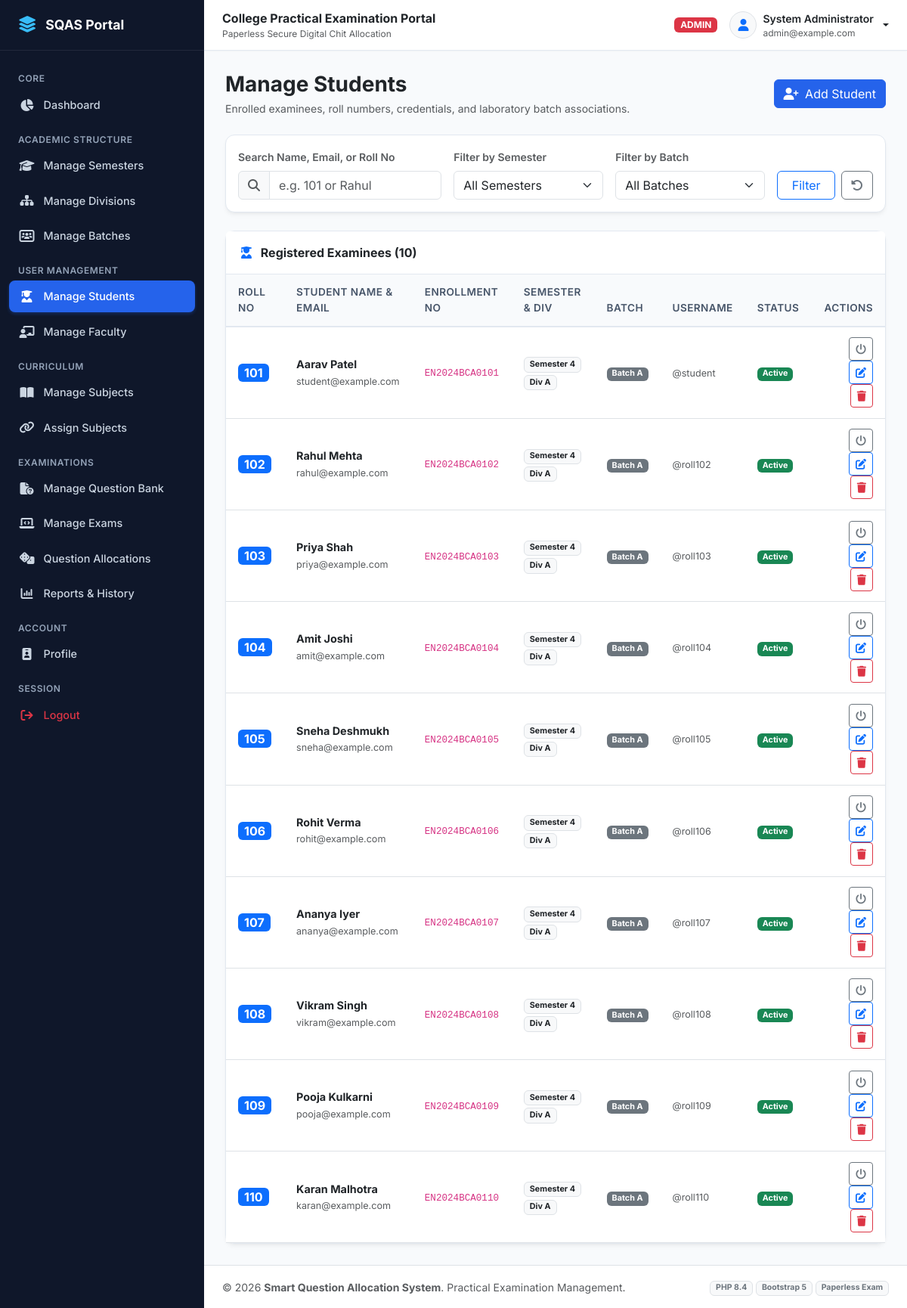
The app's page /admin/students.php (signed in) with its own data.
### tables this page shows
CREATE TABLE `students` (
  `student_id` INT AUTO_INCREMENT PRIMARY KEY,
  `user_id` INT NOT NULL UNIQUE,
  `enrollment_no` VARCHAR(50) NOT NULL UNIQUE,
  `roll_no` INT NOT NULL,
  `semester_id` INT NOT NULL,
  `division_id` INT NOT NULL,
  `batch_id` INT NOT NULL,
  `status` ENUM('active', 'inactive') NOT NULL DEFAULT 'active',
  `created_at` TIMESTAMP DEFAULT CURRENT_TIMESTAMP,
  INDEX `idx_student_roll` (`roll_no`),
  INDEX `idx_student_batch` (`batch_id`),
  FOREIGN KEY (`user_id`) REFERENCES `users`(`user_id`) ON DELETE CASCADE,
  FOREIGN KEY (`semester_id`) REFERENCES `semesters`(`semester_id`) ON DELETE CASCADE,
  FOREIGN KEY (`division_id`) REFERENCES `divisions`(`division_id`) ON DELETE CASCADE,
  FOREIGN KEY (`batch_id`) REFERENCES `batches`(`batch_id`) ON DELETE CASCADE
);

CREATE TABLE `users` (
  `user_id` INT AUTO_INCREMENT PRIMARY KEY,
  `name` VARCHAR(100) NOT NULL,
  `email` VARCHAR(100) NOT NULL UNIQUE,
  `username` VARCHAR(50) NOT NULL UNIQUE,
  `password` VARCHAR(255) NOT NULL,
  `role` ENUM('admin', 'faculty', 'student') NOT NULL,
  `status` ENUM('active', 'inactive') NOT NULL DEFAULT 'active',
  `created_at` TIMESTAMP DEFAULT CURRENT_TIMESTAMP,
  `updated_at` TIMESTAMP DEFAULT CURRENT_TIMESTAMP ON UPDATE CURRENT_TIMESTAMP,
  INDEX `idx_users_role` (`role`),
  INDEX `idx_users_status` (`status`)
);

CREATE TABLE `semesters` (
  `semester_id` INT AUTO_INCREMENT PRIMARY KEY,
  `semester_name` VARCHAR(50) NOT NULL,
  `semester_code` VARCHAR(20) NOT NULL UNIQUE,
  `status` ENUM('active', 'inactive') NOT NULL DEFAULT 'active',
  `created_at` TIMESTAMP DEFAULT CURRENT_TIMESTAMP
);

CREATE TABLE `divisions` (
  `division_id` INT AUTO_INCREMENT PRIMARY KEY,
  `division_name` VARCHAR(20) NOT NULL UNIQUE,
  `status` ENUM('active', 'inactive') NOT NULL DEFAULT 'active',
  `created_at` TIMESTAMP DEFAULT CURRENT_TIMESTAMP
);

CREATE TABLE `batches` (
  `batch_id` INT AUTO_INCREMENT PRIMARY KEY,
  `batch_name` VARCHAR(50) NOT NULL,
  `semester_id` INT NOT NULL,
  `division_id` INT NOT NULL,
  `start_roll_no` INT NOT NULL,
  `end_roll_no` INT NOT NULL,
  `status` ENUM('active', 'inactive') NOT NULL DEFAULT 'active',
  `created_at` TIMESTAMP DEFAULT CURRENT_TIMESTAMP,
  INDEX `idx_batch_sem_div` (`semester_id`, `division_id`),
  FOREIGN KEY (`semester_id`) REFERENCES `semesters`(`semester_id`) ON DELETE CASCADE,
  FOREIGN KEY (`division_id`) REFERENCES `divisions`(`division_id`) ON DELETE CASCADE
);

### admin/students.php (the view, shortened to what this page needs)
<?php
require_once __DIR__ . '/../includes/functions.php';
$search = trim($_GET['search'] ?? '');
$where = ["1=1"];
$params = [];
$whereClause = implode(" AND ", $where);
$studentsStmt = $pdo->prepare("
    SELECT s.*, u.name, u.email, u.username, sem.semester_name, d.division_name, b.batch_name
    FROM students s
    JOIN users u ON s.user_id = u.user_id
    JOIN semesters sem ON s.semester_id = sem.semester_id
    JOIN divisions d ON s.division_id = d.division_id
    JOIN batches b ON s.batch_id = b.batch_id
    WHERE {$whereClause}
    ORDER BY sem.semester_id ASC, b.batch_id ASC, s.roll_no ASC
");
$studentsStmt->execute($params);
$students = $studentsStmt->fetchAll();
include __DIR__ . '/../includes/header.php';
?>
<div class="d-flex justify-content-between align-items-center mb-4 flex-wrap gap-2">
    <div>
        <h3 class="fw-bold text-dark mb-1">Manage Students</h3>
        <p class="text-muted small mb-0">Enrolled examinees, roll numbers, credentials, and laboratory batch associations.</p>
    </div>
    <button class="btn btn-primary" data-bs-toggle="modal" data-bs-target="#addStudentModal">
        <i class="fa-solid fa-user-plus me-1"></i> Add Student
    </button>
</div>
<div class="card mb-4">
    <div class="card-body">
        <form method="GET" action="students.php" class="row g-3 align-items-end">
            <div class="col-md-4">
                <label class="form-label small fw-semibold text-muted">Search Name, Email, or Roll No</label>
                <div class="input-group">
                    <span class="input-group-text bg-light text-muted"><i class="fa-solid fa-magnifying-glass"></i></span>
                    <input type="text" name="search" class="form-control" placeholder="e.g. 101 or Rahul" value="<?= e($search) ?>">
                </div>
            </div>
            <div class="col-md-3">
                <label class="form-label small fw-semibold text-muted">Filter by Semester</label>
                <select name="semester_id" class="form-select">
                    <option value="">All Semesters</option>
                </select>
            </div>
            <div class="col-md-3">
                <label class="form-label small fw-semibold text-muted">Filter by Batch</label>
                <select name="batch_id" class="form-select">
                    <option value="">All Batches</option>
                </select>
            </div>
            <div class="col-md-2 d-flex gap-2">
                <button type="submit" class="btn btn-outline-primary w-100">Filter</button>
                <a href="students.php" class="btn btn-outline-secondary" title="Reset Filters"><i class="fa-solid fa-rotate-left"></i></a>
            </div>
        </form>
    </div>
</div>
<div class="card">
    <div class="card-header bg-white d-flex justify-content-between align-items-center">
        <span class="fw-bold text-dark"><i class="fa-solid fa-user-graduate me-2 text-primary"></i> Registered Examinees (<?= count($students) ?>)</span>
    </div>
    <div class="card-body p-0">
        <div class="table-responsive">
            <table class="table table-hover align-middle mb-0">
                <thead>
                    <tr>
                        <th>Roll No</th>
                        <th>Student Name & Email</th>
                        <th>Enrollment No</th>
                        <th>Semester & Div</th>
                        <th>Batch</th>
                        <th>Username</th>
                        <th>Status</th>
                        <th class="text-end">Actions</th>
                    </tr>
                </thead>
                <tbody>
                    <?php if (empty($students)): ?>
                        <tr><td colspan="8" class="text-center text-muted py-4">No student records found matching the criteria.</td></tr>
                    <?php else: ?>
                        <?php foreach ($students as $stu): ?>
                            <tr>
                                <td>
                                    <span class="badge bg-primary fs-6 px-2 py-1">
                                        <?= e($stu['roll_no']) ?>
                                    </span>
                                </td>
                                <td>
                                    <div class="fw-bold text-dark"><?= e($stu['name']) ?></div>
                                    <small class="text-muted"><?= e($stu['email']) ?></small>
                                </td>
                                <td><code><?= e($stu['enrollment_no']) ?></code></td>
                                <td>
                                    <span class="badge bg-light text-dark border"><?= e($stu['semester_name']) ?></span>
                                    <span class="badge bg-light text-dark border">Div <?= e($stu['division_name']) ?></span>
                                </td>
                                <td>
                                    <span class="badge bg-secondary"><?= e($stu['batch_name']) ?></span>
                                </td>
                                <td><span class="text-muted small">@<?= e($stu['username']) ?></span></td>
                                <td><?= status_badge($stu['status']) ?></td>
                                <td class="text-end">
                                    <a href="students.php?action=toggle&id=<?= $stu['student_id'] ?>" class="btn btn-sm btn-outline-secondary" title="Toggle Status">
                                        <i class="fa-solid fa-power-off"></i>
                                    </a>
                                    <button class="btn btn-sm btn-outline-primary" data-bs-toggle="modal" data-bs-target="#editStudentModal<?= $stu['student_id'] ?>" title="Edit Student">
                                        <i class="fa-solid fa-pen-to-square"></i>
                                    </button>
                                    <a href="students.php?action=delete&id=<?= $stu['student_id'] ?>" class="btn btn-sm btn-outline-danger" data-confirm="Are you sure you want to delete student <?= e($stu['name']) ?>?" title="Delete">
                                        <i class="fa-solid fa-trash"></i>
                                    </a>
                                </td>
                            </tr>
                        <?php endforeach; ?>
                    <?php endif; ?>
                </tbody>
            </table>
        </div>
    </div>
</div>
<?php include __DIR__ . '/../includes/footer.php'; ?>

### includes/functions.php (shortened to what this page needs)
<?php
function e($string) {
    return htmlspecialchars((string)$string, ENT_QUOTES, 'UTF-8');
}
function status_badge($status) {
    $status = strtolower($status);
    $map = [
        'active'     => ['class' => 'bg-success', 'text' => 'Active'],
        'inactive'   => ['class' => 'bg-secondary', 'text' => 'Inactive'],
        'scheduled'  => ['class' => 'bg-info text-dark', 'text' => 'Scheduled'],
        'running'    => ['class' => 'bg-warning text-dark', 'text' => 'Running'],
        'completed'  => ['class' => 'bg-primary', 'text' => 'Completed'],
        'cancelled'  => ['class' => 'bg-danger', 'text' => 'Cancelled'],
        'draft'      => ['class' => 'bg-secondary', 'text' => 'Draft'],
        'allocated'  => ['class' => 'bg-info text-dark', 'text' => 'Allocated'],
        'submitted'  => ['class' => 'bg-success', 'text' => 'Submitted'],
        'absent'     => ['class' => 'bg-danger', 'text' => 'Absent']
    ];
    $item = $map[$status] ?? ['class' => 'bg-secondary', 'text' => ucfirst($status)];
    return '<span class="badge ' . $item['class'] . '">' . $item['text'] . '</span>';
}

### assets/css/style.css (style rules this page uses)
:root { --primary-navy: #0f2744; --primary-blue: #1e40af; --primary-accent: #2563eb; --primary-hover: #1d4ed8; --bg-slate: #f8fafc; --bg-sidebar: #0f172a; --bg-sidebar-hover: #1e293b; --text-dark: #1e293b; --text-muted: #64748b; --border-light: #e2e8f0; --card-shadow: 0 4px 6px -1px rgba(0, 0, 0, 0.05), 0 2px 4px -2px rgba(0, 0, 0, 0.05); --card-hover-shadow: 0 10px 15px -3px rgba(0, 0, 0, 0.08), 0 4px 6px -4px rgba(0, 0, 0, 0.05); }
body { font-family: 'Inter', system-ui, -apple-system, BlinkMacSystemFont, "Segoe UI", Roboto, sans-serif; background-color: var(--bg-slate); color: var(--text-dark); min-height: 100vh; display: flex; flex-direction: column; }
.card { border: 1px solid var(--border-light); border-radius: 0.75rem; box-shadow: var(--card-shadow); transition: box-shadow 0.2s ease, transform 0.2s ease; background-color: #ffffff; }
.card-header { background-color: #ffffff; border-bottom: 1px solid var(--border-light); font-weight: 600; padding: 1rem 1.25rem; }
.table thead th { background-color: #f8fafc; color: #475569; font-weight: 600; font-size: 0.85rem; text-transform: uppercase; letter-spacing: 0.03em; border-bottom: 2px solid var(--border-light); padding: 0.85rem 1rem; }
.table tbody td { padding: 0.85rem 1rem; vertical-align: middle; font-size: 0.9rem; }
.btn-primary { background-color: var(--primary-accent); border-color: var(--primary-accent); }

### records on screen
students: roll_no "101", user.name "Aarav Patel", user.email "student@example.com", enrollment_no "EN2024BCA0101", semester.semester_name "Semester 4", division.division_name "A", batch.batch_name "Batch A", user.username "student", status "Active"
students: roll_no "102", user.name "Rahul Mehta", user.email "rahul@example.com", enrollment_no "EN2024BCA0102", semester.semester_name "Semester 4", division.division_name "A", batch.batch_name "Batch A", user.username "roll102", status "Active"
students: roll_no "103", user.name "Priya Shah", user.email "priya@example.com", enrollment_no "EN2024BCA0103", semester.semester_name "Semester 4", division.division_name "A", batch.batch_name "Batch A", user.username "roll103", status "Active"
students: roll_no "104", user.name "Amit Joshi", user.email "amit@example.com", enrollment_no "EN2024BCA0104", semester.semester_name "Semester 4", division.division_name "A", batch.batch_name "Batch A", user.username "roll104", status "Active"
students: roll_no "105", user.name "Sneha Deshmukh", user.email "sneha@example.com", enrollment_no "EN2024BCA0105", semester.semester_name "Semester 4", division.division_name "A", batch.batch_name "Batch A", user.username "roll105", status "Active"
students: roll_no "106", user.name "Rohit Verma", user.email "rohit@example.com", enrollment_no "EN2024BCA0106", semester.semester_name "Semester 4", division.division_name "A", batch.batch_name "Batch A", user.username "roll106", status "Active"
students: roll_no "107", user.name "Ananya Iyer", user.email "ananya@example.com", enrollment_no "EN2024BCA0107", semester.semester_name "Semester 4", division.division_name "A", batch.batch_name "Batch A", user.username "roll107", status "Active"
students: roll_no "108", user.name "Vikram Singh", user.email "vikram@example.com", enrollment_no "EN2024BCA0108", semester.semester_name "Semester 4", division.division_name "A", batch.batch_name "Batch A", user.username "roll108", status "Active"
students: roll_no "109", user.name "Pooja Kulkarni", user.email "pooja@example.com", enrollment_no "EN2024BCA0109", semester.semester_name "Semester 4", division.division_name "A", batch.batch_name "Batch A", user.username "roll109", status "Active"
students: roll_no "110", user.name "Karan Malhotra", user.email "karan@example.com", enrollment_no "EN2024BCA0110", semester.semester_name "Semester 4", division.division_name "A", batch.batch_name "Batch A", user.username "roll110", status "Active"

### other values on screen
$currentUser['role'] "ADMIN"
$currentUser['name'] "System Administrator"
$currentUser['email'] "admin@example.com"
count($students) "10"
APP_NAME "Smart Question Allocation System"
PHP_MAJOR_VERSION "8"
PHP_MINOR_VERSION "4"
